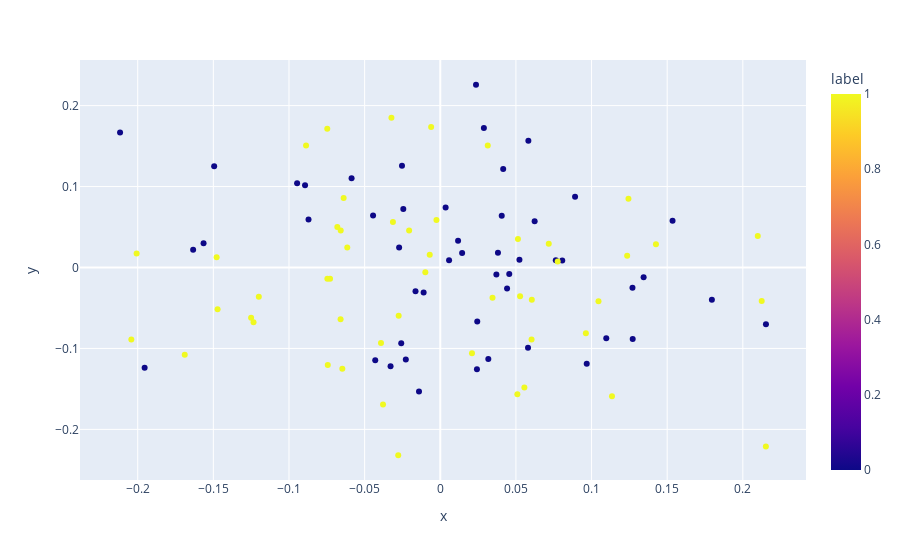
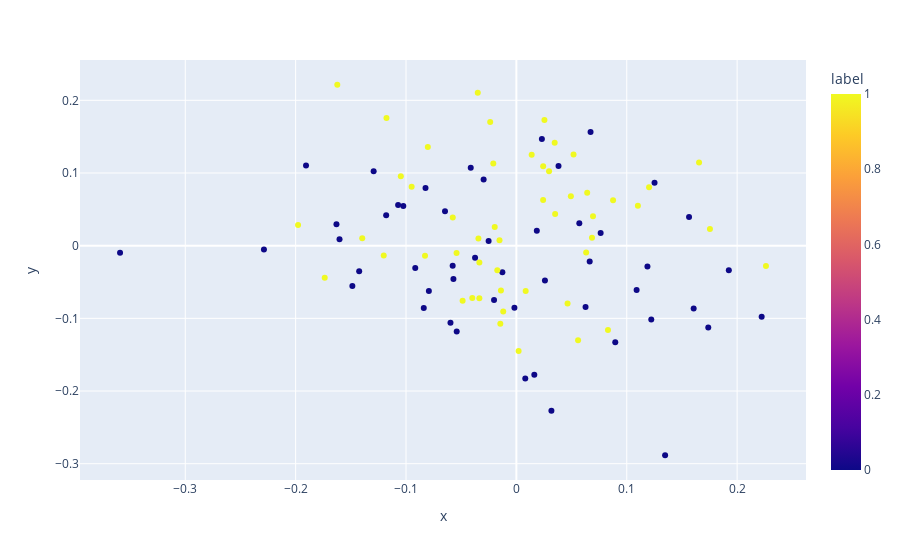
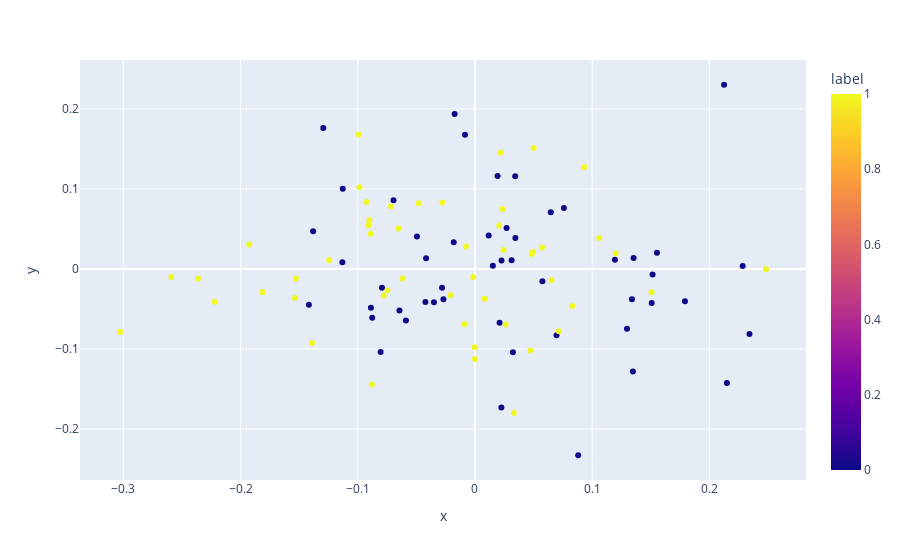
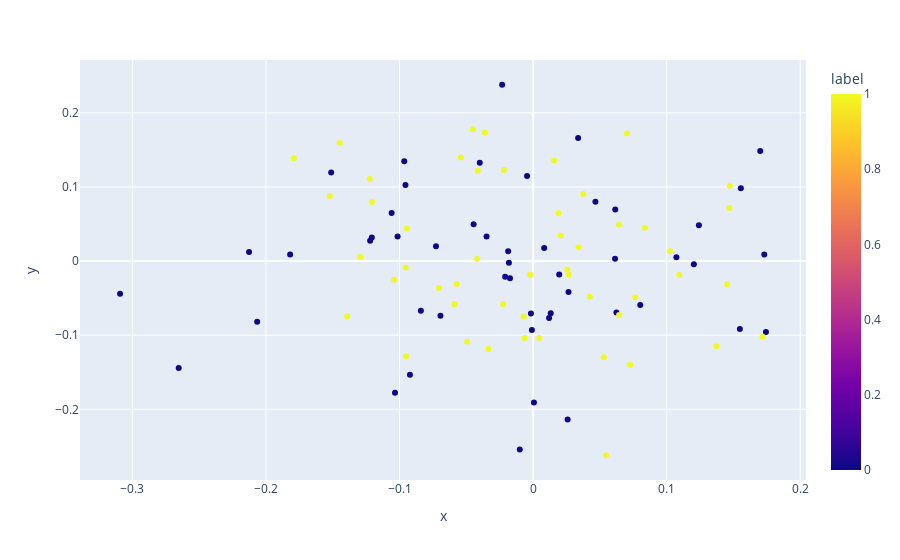

Source (notebook cell) for these figures, in order:
### Code cell
for _ in range(10):
    normal_loss(0, 0.1)
